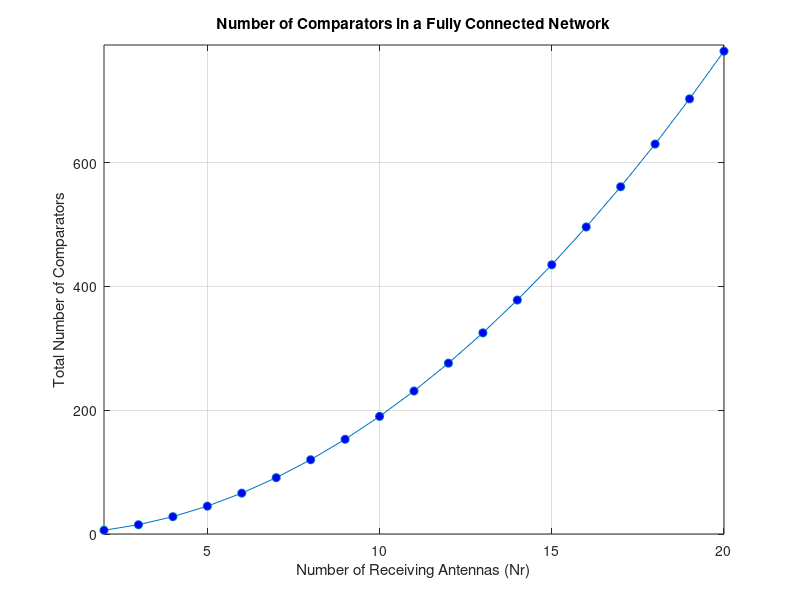

Write the MATLAB code that produced this figure.
% Parameters
Nr = 14; % Number of receiving antennas
Nt = 2;  % Number of transmitting antennas

% Calculate alpha based on the number of receiving antennas
alpha = Nr * (2 * Nr - 1); % Total number of rows in B0
disp(['Value of alpha: ', num2str(alpha)]);

% Total positions
total_positions = 2 * Nr; 
% Initialize B0
B0 = zeros(alpha, total_positions); % Preallocate B0 with zeros

% Set to track unique combinations
unique_combinations = containers.Map('KeyType', 'char', 'ValueType', 'any');

% Generate combinations with +1 and -1
row_count = 0; % Initialize row counter

while row_count < alpha
    % Randomly select positions for +1 and -1
    pos_plus = randi(total_positions); % Random position for +1
    pos_minus = randi(total_positions); % Random position for -1
    
    %
    if pos_plus ~= pos_minus 
        row = zeros(1, total_positions); % Create a row of zeros
        row(pos_plus) = 1;  % Assign +1
        row(pos_minus) = -1; % Assign -1
        
        % 
        if pos_plus > pos_minus
            row(pos_plus) = -1;
            row(pos_minus) = 1; % Swap positions if needed
        end
        
        % Create a unique key for the current row
        row_key = num2str(row);
        
        % Check if the combination is unique
        if ~isKey(unique_combinations, row_key)
            row_count = row_count + 1; % Increment row counter
            
            % Store the generated row in B0
            B0(row_count, :) = row; % Add the row to B0
            unique_combinations(row_key) = 1; % Mark this combination as used
        end
    end
end

% Display the resulting B0 matrix
disp('Matrix B0:');
disp(B0);

% Check dimensions of B0
disp(['Dimensions of B0: ', num2str(size(B0))]);

% Calculate the number of comparators based on the number of rows in B0
numComparators = size(B0, 1); % Total number of comparators is equal to the number of rows in B0
disp(['Total number of comparators based on B0: ', num2str(numComparators)]);

% Calculate the number of comparators based on alpha
numComparators_alpha = alpha; % Total number of comparators is equal to alpha
disp(['Total number of comparators based on alpha: ', num2str(numComparators_alpha)]);

% Plot the total number of comparators as a function of the number of receiving antennas
Nr_values = 2:20; % Number of receiving antennas (from 2 to 20)
numComparatorsArray = zeros(size(Nr_values)); % Initialize the vector to store the number of comparators

% Calculate the number of comparators for each number of receiving antennas
for idx = 1:length(Nr_values)
    n = Nr_values(idx);
    numComparatorsArray(idx) = nchoosek(2*n, 2); % αf = C(2, 2Nr)
end

% Plot the total number of comparators
figure;
plot(Nr_values, numComparatorsArray, '-o', 'MarkerFaceColor', 'b');
grid on;
xlabel('Number of Receiving Antennas (Nr)');
ylabel('Total Number of Comparators');
title('Number of Comparators in a Fully Connected Network');
xlim([2 20]);
ylim([0 max(numComparatorsArray) + 10]);
